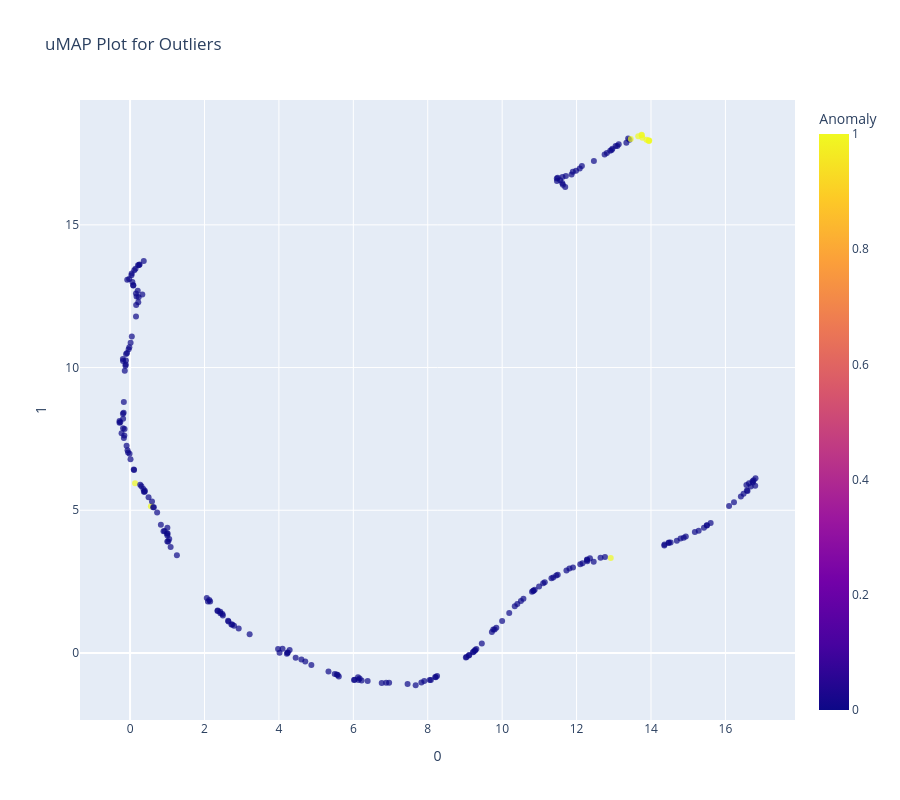

Notebook cell for this chart:
### Code cell
plot_model(model, 'umap')

### Figure 1 — Plotly figure (JSON) as saved in the notebook; plotly's stock layout.template omitted (floating-point values rounded to 4 significant figures; data arrays with more than 128 entries replaced by an {"elided": "..."} marker saying what was removed)
{"data": [{"customdata": {"elided": "237x1 str values"}, "hovertemplate": "0=%{x}<br>1=%{y}<br>Feature=%{customdata[0]}<br>Anomaly=%{marker.color}<extra></extra>", "legendgroup": "", "marker": {"color": {"elided": "237 int values"}, "coloraxis": "coloraxis", "opacity": 0.7, "symbol": "circle"}, "mode": "markers", "name": "", "orientation": "v", "showlegend": false, "type": "scatter", "x": {"elided": "237 float values"}, "xaxis": "x", "y": {"elided": "237 float values"}, "yaxis": "y"}], "layout": {"coloraxis": {"colorbar": {"title": {"text": "Anomaly"}}, "colorscale": [[0, "#0d0887"], [0.1111, "#46039f"], [0.2222, "#7201a8"], [0.3333, "#9c179e"], [0.4444, "#bd3786"], [0.5556, "#d8576b"], [0.6667, "#ed7953"], [0.7778, "#fb9f3a"], [0.8889, "#fdca26"], [1, "#f0f921"]]}, "height": 800, "legend": {"tracegroupgap": 0}, "title": {"text": "uMAP Plot for Outliers"}, "width": 900, "xaxis": {"anchor": "y", "domain": [0, 1], "title": {"text": "0"}}, "yaxis": {"anchor": "x", "domain": [0, 1], "title": {"text": "1"}}}}
